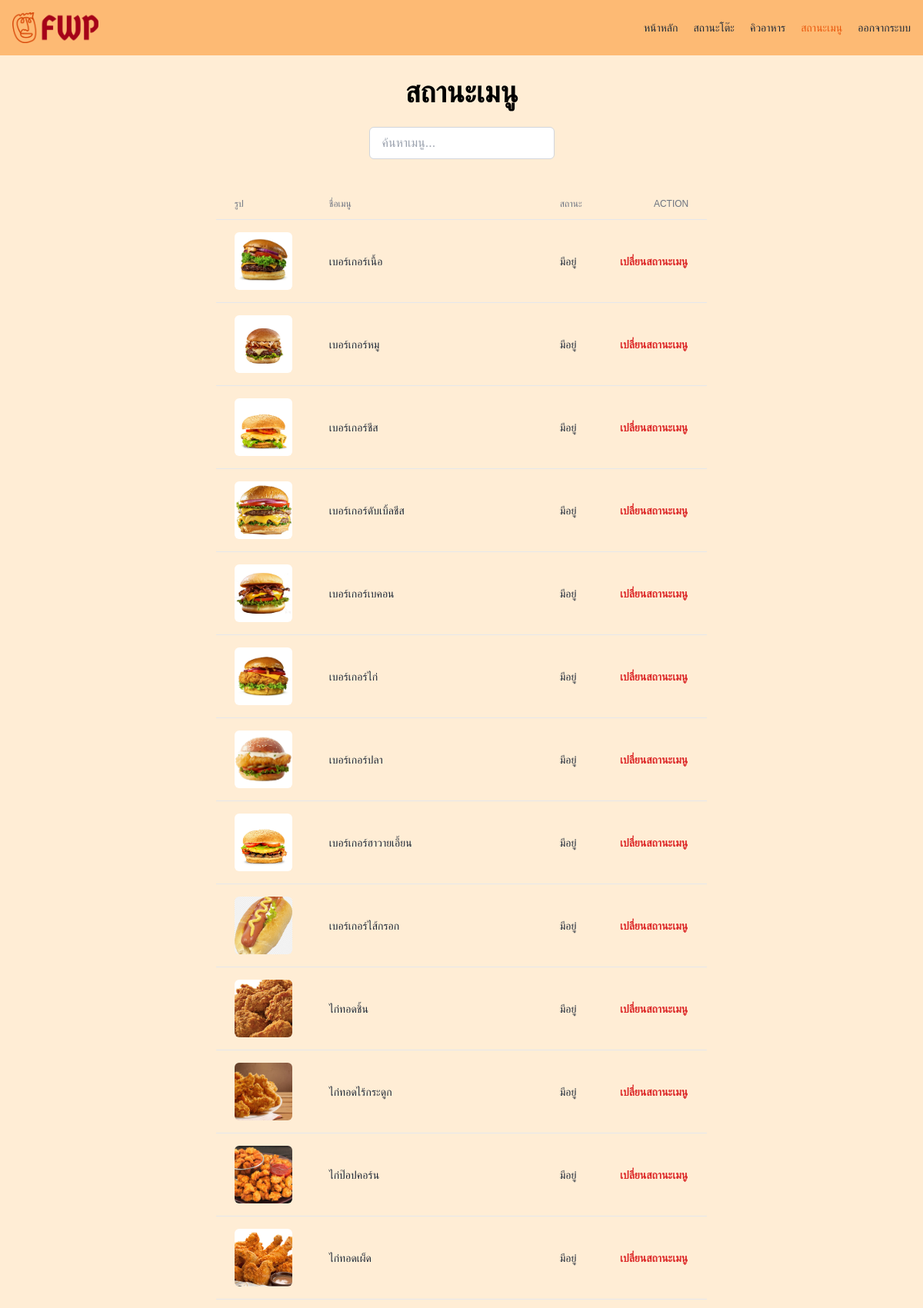
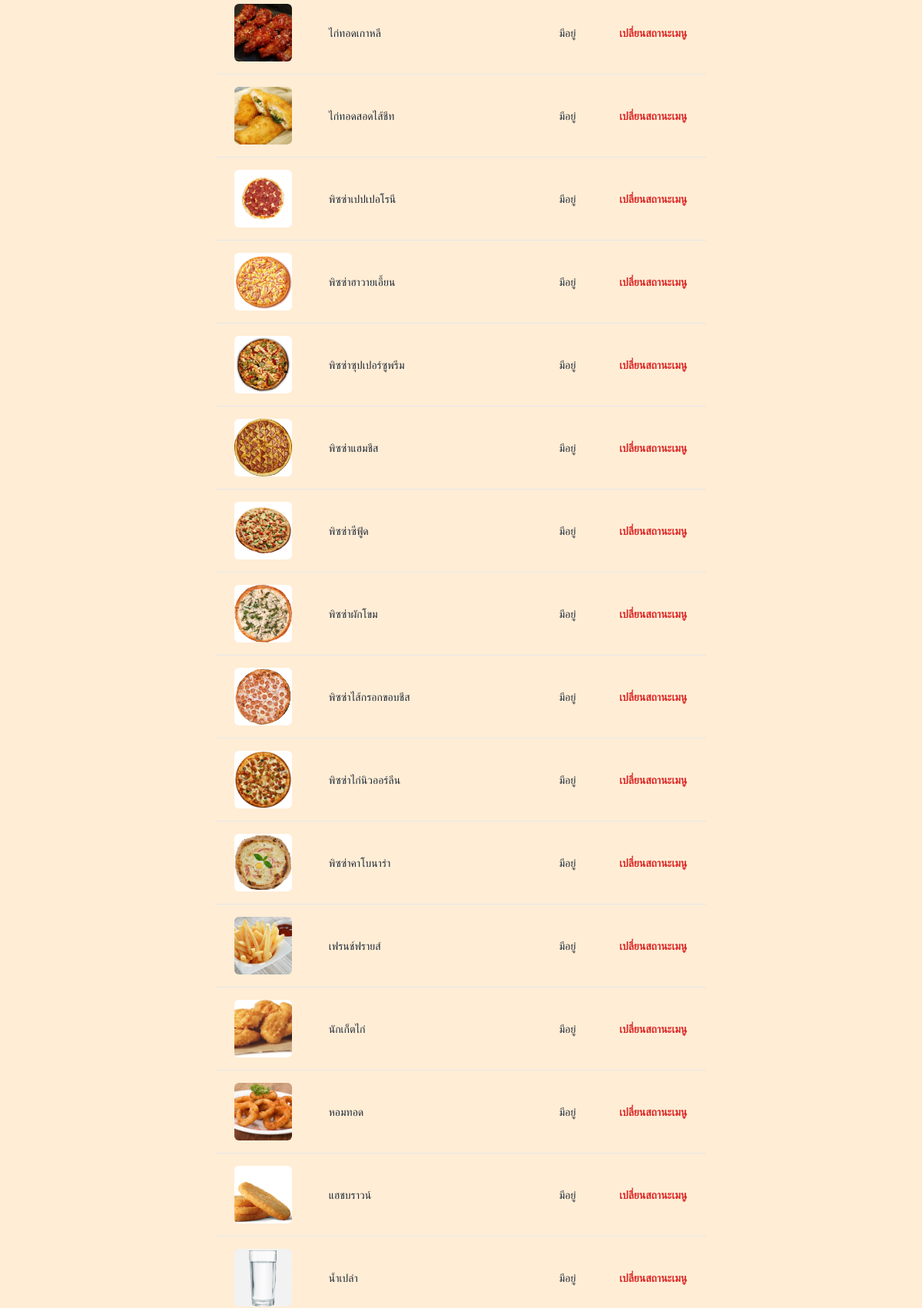
Screenshot of /menu_status.php (upper part) with the database file from the repository (2 pictures, top to bottom).
### tables this page shows
CREATE TABLE "menu" (
	"menu_no"	INTEGER,
	"menu_name"	TEXT,
	"description"	TEXT,
	"price"	INTEGER,
	"img_path"	TEXT,
	"stock"	TEXT CHECK("stock" IN ('มีอยู่', 'หมด')),
	PRIMARY KEY("menu_no")
);

### manageMenuStatus.php (the view, shortened to what this page needs)
<?php
$db = new MyDB();
$sql = "SELECT * FROM menu;";
$ret = $db->query($sql);
if ($ret->numColumns() > 0) {
  while($row = $ret->fetchArray(SQLITE3_ASSOC) ) {
    echo "<tr class=\"hover:bg-orange-200\">
                  <td class=\"px-6 py-4 whitespace-nowrap text-sm font-medium text-gray-800\"><img class=\"object-cover h-[75px] w-[75px] rounded-md\" src=\"" . $row["img_path"] . "\"></td>
                  <td class=\"px-6 py-4 whitespace-nowrap text-sm text-gray-800 menu-name\">" . $row["menu_name"] . "</td>
                  <td class=\"px-6 py-4 whitespace-nowrap text-sm text-gray-800\">" . $row["stock"] . "</td>
                  <td class=\"px-6 py-4 whitespace-nowrap text-end text-sm font-medium\">
                  <form action=\"menu_status.php\" method=\"post\">
                    <input value=\"เปลี่ยนสถานะเมนู\" name=\"sold\" type=\"submit\"
                    class=\"inline-flex items-center gap-x-2 text-sm font-semibold rounded-lg border border-transparent text-red-600 hover:text-red-800 hover:cursor-pointer disabled:opacity-50 disabled:pointer-events-none\"></input>
                    <input type=\"hidden\" name=\"menu_no\" value=\"" . $row["menu_no"] . "\">
                  </form>
                  </td>
                </tr>";
  }
}

### menu_status.php (shortened to what this page needs)
<!DOCTYPE html>
<html lang="en">
<head>
  <link rel="stylesheet" href="style.css">
</head>
<body class="bg-orange-100">
  <header class="flex flex-wrap sm:justify-start sm:flex-nowrap z-50 w-full bg-orange-300 text-sm py-4">
    <nav class="max-w-[85rem] w-full mx-auto px-4 sm:flex sm:items-center sm:justify-between" aria-label="Global">
      <div class="flex items-center justify-between">
        <a class="flex-none text-xl font-semibold" href="main_staff.php"><img src="public/fwp-logo-color.png"
            class="w-auto h-[40px]"></a>
      </div>
      <div id="collapse" class="hidden overflow-hidden transition-all duration-300 basis-full grow sm:block">
        <div class="flex flex-col gap-5 mt-5 sm:flex-row sm:items-center sm:justify-end sm:mt-0 sm:ps-5">
          <a class="font-medium text-gray-800 hover:text-gray-400" href="main_staff.php">หน้าหลัก</a>
          <a class="font-medium text-gray-800 hover:text-gray-400" href="table_status.php">สถานะโต๊ะ</a>
          <a class="font-medium text-gray-800 hover:text-gray-400" href="queue.php">คิวอาหาร</a>
          <a class="font-medium text-orange-600" href="#" aria-current="page" href="#">สถานะเมนู</a>
          <form action="logout.php" method="post">
            <input type="submit" value="ออกจากระบบ"
              class="font-medium text-gray-800 hover:text-gray-400 hover:cursor-pointer">
          </form>
        </div>
      </div>
    </nav>
  </header>
  <div>
    <h1 class="font-bold text-[32px] text-center mt-5 sm:text-[38px]">สถานะเมนู</h1>
    <div class="flex items-center justify-center my-4">
      <input type="text" id="searchInput" class="px-4 py-2 border border-gray-300 rounded-md focus:outline-none focus:ring-2 focus:ring-orange-300" placeholder="ค้นหาเมนู...">
    </div>
    <div class="flex flex-col">
      <div class="overflow-x-hidden mx-auto my-4">
        <div class="p-1.5 min-w-full inline-block align-middle">
          <div class="overflow-hidden">
            <table class="min-w-full divide-y divide-gray-200 rounded-md">
              <thead>
                <tr>
                  <th scope="col" class="px-6 py-3 text-start text-xs font-medium text-gray-500 uppercase">รูป</th>
                  <th scope="col" class="px-6 py-3 text-start text-xs font-medium text-gray-500 uppercase sm:w-[300px]">ชื่อเมนู</th>
                  <th scope="col" class="px-6 py-3 text-start text-xs font-medium text-gray-500 uppercase">สถานะ</th>
                  <th scope="col" class="px-6 py-3 text-end text-xs font-medium text-gray-500 uppercase">Action</th>
                </tr>
              </thead>
              <tbody class="divide-y divide-gray-200 ">
                <?php
                  require "manageMenuStatus.php"
                ?>
              </tbody>
            </table>
          </div>
        </div>
      </div>
    </div>
  </div>
</body>
</html>

### rows the page displays
menu: shows a picture, menu_name "เบอร์เกอร์เนื้อ", stock "มีอยู่"
menu: shows a picture, menu_name "เบอร์เกอร์หมู", stock "มีอยู่"
menu: shows a picture, menu_name "เบอร์เกอร์ชีส", stock "มีอยู่"
menu: shows a picture, menu_name "เบอร์เกอร์ดับเบิ้ลชีส", stock "มีอยู่"
menu: shows a picture, menu_name "เบอร์เกอร์เบคอน", stock "มีอยู่"
menu: shows a picture, menu_name "เบอร์เกอร์ไก่", stock "มีอยู่"
menu: shows a picture, menu_name "เบอร์เกอร์ปลา", stock "มีอยู่"
menu: shows a picture, menu_name "เบอร์เกอร์ฮาวายเอี้ยน", stock "มีอยู่"
menu: shows a picture, menu_name "เบอร์เกอร์ไส้กรอก", stock "มีอยู่"
menu: shows a picture, menu_name "ไก่ทอดชิ้น", stock "มีอยู่"
menu: shows a picture, menu_name "ไก่ทอดไร้กระดูก", stock "มีอยู่"
menu: shows a picture, menu_name "ไก่ป๊อปคอร์น", stock "มีอยู่"
menu: shows a picture, menu_name "ไก่ทอดเผ็ด", stock "มีอยู่"
menu: shows a picture, menu_name "ไก่ทอดเกาหลี", stock "มีอยู่"
menu: shows a picture, menu_name "ไก่ทอดสอดไส้ชีท", stock "มีอยู่"
menu: shows a picture, menu_name "พิซซ่าเปปเปอโรนี", stock "มีอยู่"
menu: shows a picture, menu_name "พิซซ่าฮาวายเอี้ยน", stock "มีอยู่"
menu: shows a picture, menu_name "พิซซ่าซุปเปอร์ซูพรีม", stock "มีอยู่"
menu: shows a picture, menu_name "พิซซ่าแฮมชีส", stock "มีอยู่"
menu: shows a picture, menu_name "พิซซ่าซีฟู้ด", stock "มีอยู่"
menu: shows a picture, menu_name "พิซซ่าผักโขม", stock "มีอยู่"
menu: shows a picture, menu_name "พิซซ่าไส้กรอกขอบชีส", stock "มีอยู่"
menu: shows a picture, menu_name "พิซซ่าไก่นิวออร์ลีน", stock "มีอยู่"
menu: shows a picture, menu_name "พิซซ่าคาโบนาร่า", stock "มีอยู่"
menu: shows a picture, menu_name "เฟรนช์ฟรายส์", stock "มีอยู่"
menu: shows a picture, menu_name "นักเก็ตไก่", stock "มีอยู่"
menu: shows a picture, menu_name "หอมทอด", stock "มีอยู่"
menu: shows a picture, menu_name "แฮชบราวน์", stock "มีอยู่"
menu: shows a picture, menu_name "น้ำเปล่า", stock "มีอยู่"
